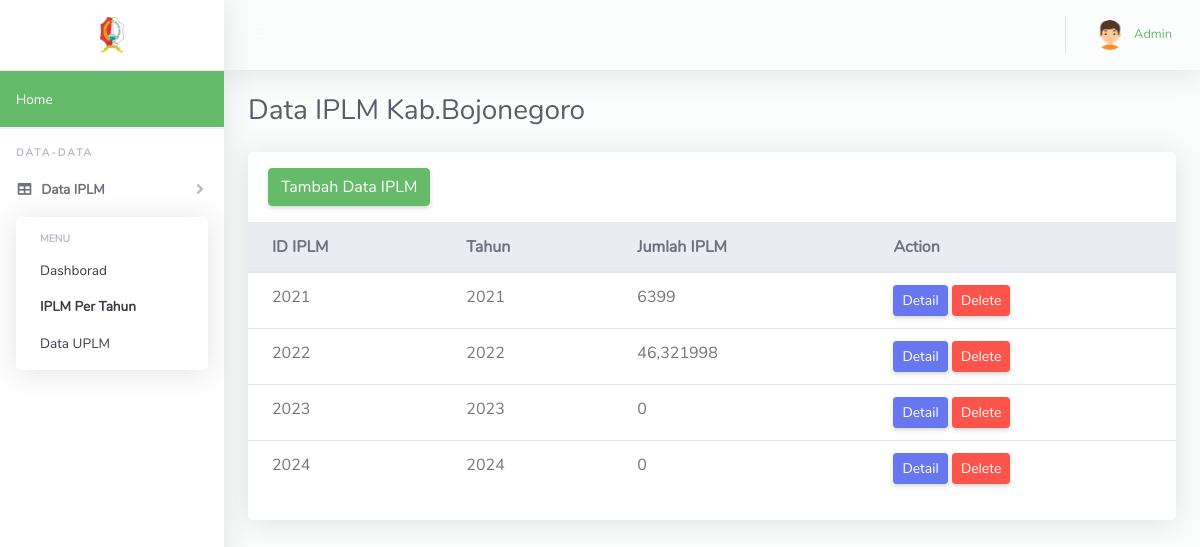
/data_iplm.php (signed in), run on the app's committed database.
### tables this page shows
CREATE TABLE `iplminduk` (
  `id_iplm` int(11) NOT NULL,
  `tahun` varchar(200) NOT NULL,
  `ket` varchar(255) NOT NULL
);

### data_iplm.php (the view, shortened to what this page needs)
<!DOCTYPE html>
<html lang="en">
<head>
  <link href="vendor/fontawesome-free/css/all.min.css" rel="stylesheet" type="text/css">
  <link href="vendor/bootstrap/css/bootstrap.min.css" rel="stylesheet" type="text/css">
  <link href="css/ruang-admin.min.css" rel="stylesheet">
</head>
<body id="page-top">
  <div id="wrapper">
    <ul class="navbar-nav sidebar sidebar-light accordion" id="accordionSidebar">
      <a class="sidebar-brand d-flex align-items-center justify-content-center" href="dashboard.php">
        <div class="sidebar-brand-icon">
          <img src="img/logo.png">
        </div>
      </a>
      <li class="nav-item bg-success">
        <a class="nav-link text-white" href="../Dispusip/index-iplm.php">
          <span>Home</span></a>
      </li>
      <hr class="sidebar-divider">
      <div class="sidebar-heading">
        Data-data
      </div>
      <li class="nav-item active">
        <a class="nav-link collapsed" href="#" data-toggle="collapse" data-target="#collapseTable" aria-expanded="true" aria-controls="collapseTable">
          <i class="fas fa-fw fa-table"></i>
          <span>Data IPLM</span>
        </a>
        <div id="collapseTable" class="collapse show" aria-labelledby="headingTable" data-parent="#accordionSidebar">
          <div class="bg-white py-2 collapse-inner rounded">
            <h6 class="collapse-header">Menu</h6>
            <a class="collapse-item" href="dashboard.php">Dashborad</a>
            <a class="collapse-item active" href="data_iplm.php">IPLM Per Tahun</a>
            <a class="collapse-item" href="data_anggota.php">Data UPLM</a>
          </div>
        </div>
      </li>
    </ul>
    <div id="content-wrapper" class="d-flex flex-column">
      <div id="content">
        <nav class="navbar navbar-expand navbar-light bg-navbar topbar mb-4 static-top">
          <button id="sidebarToggleTop" class="btn btn-link rounded-circle mr-3">
            <i class="fa fa-bars"></i>
          </button>
          <ul class="navbar-nav ml-auto">
            <li class="nav-item dropdown no-arrow">
              <a class="nav-link dropdown-toggle" href="#" id="userDropdown" role="button" data-toggle="dropdown" aria-haspopup="true" aria-expanded="false">
                <img class="img-profile rounded-circle" src="img/boy.png" style="max-width: 60px">
                <span class="ml-2 d-none d-lg-inline text-success small">Admin</span>
              </a>
            </li>
          </ul>
        </nav>
        <div class="container-fluid" id="container-wrapper">
          <div class="d-sm-flex align-items-center justify-content-between mb-4">
            <h1 class="h3 mb-0 text-gray-800">Data IPLM Kab.Bojonegoro</h1>
          </div>
          <div class="row">
            <div class="col-lg-12 mb-4">
              <div class="card">
                <div class="card-header py-3 d-flex flex-row align-items-center justify-content-between">
                  <h6 class="m-0 font-weight-bold text-primary"><a href="form_tambahiplm.php" class="btn btn-success">Tambah Data IPLM</a></h6>
                </div>
                <div class="table-responsive">
                  <table class="table align-items-center table-flush">
                    <thead class="thead-light">
                      <tr>
                        <th>ID IPLM</th>
                        <th>Tahun</th>
                        <th>Jumlah IPLM</th>
                        <th>Action</th>
                      </tr>
                    </thead>
                    <?php
                    include 'koneksi.php';
                    $hasil = mysqli_query($koneksi, "SELECT * FROM iplminduk");
                    while ($data = mysqli_fetch_array($hasil)) {
                    ?>
                      <tr>
                        <td><?= $data['id_iplm']; ?></td>
                        <td><?= $data['tahun']; ?></td>
                        <td><?= $data['ket']; ?></td>
                        <td>
                          <a href="detail_anggota.php?id=<?= $data['id_iplm'] ?>" class="btn btn-sm btn-primary">Detail</a>
                          <a href="action_delete_iplm.php?id=<?= $data['id_iplm'] ?>" class="btn btn-sm btn-danger"> Delete</a>
                        </td>
                      </tr>
                    <?php }
                    ?>
                  </table>
                </div>
                <div class="card-footer"></div>
              </div>
            </div>
          </div>
        </div>
      </div>
    </div>
  </div>
</body>
</html>

### data on the page
iplminduk: id_iplm "2021", tahun "2021", ket "6399"
iplminduk: id_iplm "2022", tahun "2022", ket "46,321998"
iplminduk: id_iplm "2023", tahun "2023", ket "0"
iplminduk: id_iplm "2024", tahun "2024", ket "0"
